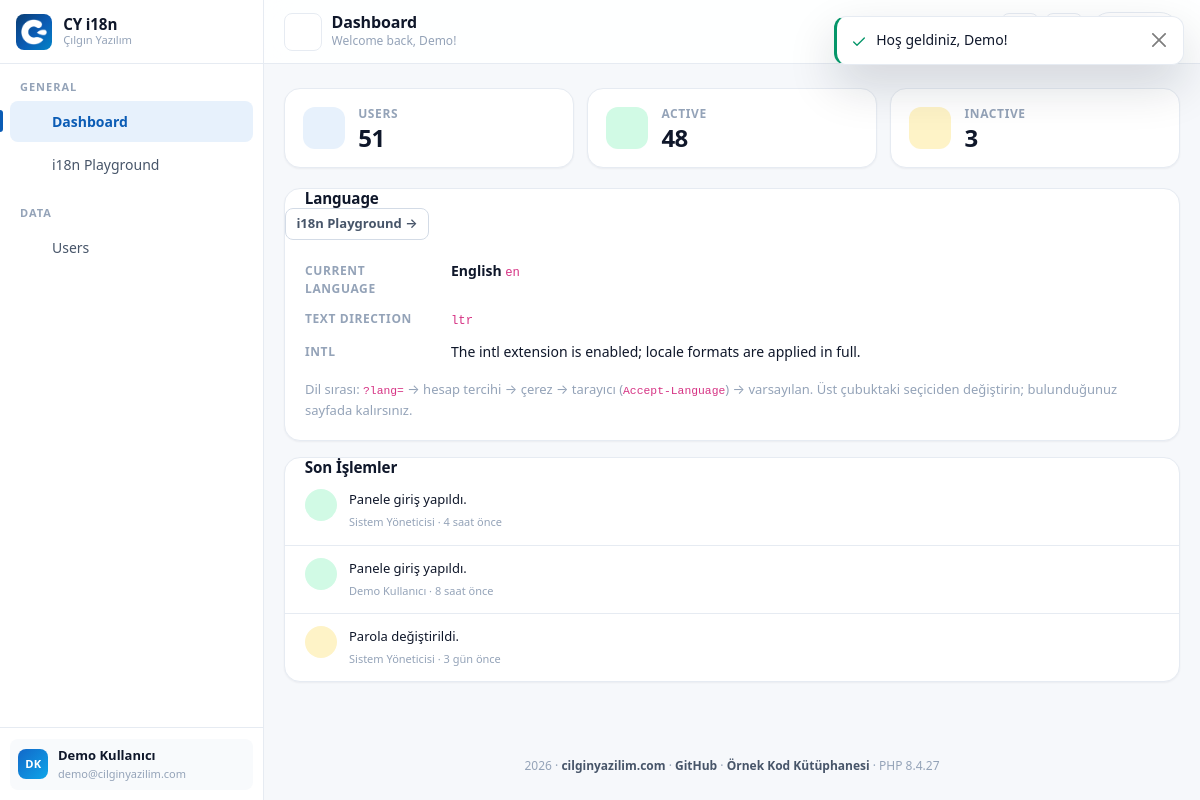
/dashboard (signed in), run on the app's committed database.
### tables this page shows
CREATE TABLE `users` (
  `id`            INT UNSIGNED NOT NULL AUTO_INCREMENT,

  `name`          VARCHAR(150) NOT NULL,
  `surname`       VARCHAR(150) NOT NULL,

   
   
  `email`         VARCHAR(190) NOT NULL,

   
   
   
  `password`      VARCHAR(255) NOT NULL,

   
  `is_active`     TINYINT(1)   NOT NULL DEFAULT 1,

   
   
  `theme`         ENUM('light','dark') NOT NULL DEFAULT 'light',

  `last_login_at` DATETIME     NULL DEFAULT NULL,
  `created_at`    TIMESTAMP    NOT NULL DEFAULT CURRENT_TIMESTAMP,
  `updated_at`    TIMESTAMP    NULL DEFAULT NULL,

  PRIMARY KEY (`id`),

   
   
   
  UNIQUE KEY `uk_users_email` (`email`),

   
   
   
  KEY `idx_users_name`    (`name`),
  KEY `idx_users_surname` (`surname`),
  KEY `idx_users_active`  (`is_active`),
  KEY `idx_users_created` (`created_at`)
);

CREATE TABLE `activity_log` (
  `id`          BIGINT UNSIGNED NOT NULL AUTO_INCREMENT,

   
  `user_id`     INT UNSIGNED NULL DEFAULT NULL,

  `action`      VARCHAR(40)  NOT NULL,
  `description` VARCHAR(255) NOT NULL DEFAULT '',
  `ip`          VARCHAR(45)  NOT NULL DEFAULT '',
  `created_at`  DATETIME     NOT NULL,

  PRIMARY KEY (`id`),
  KEY `idx_log_user`    (`user_id`),
  KEY `idx_log_created` (`created_at`),

   
   
  CONSTRAINT `fk_log_user` FOREIGN KEY (`user_id`)
      REFERENCES `users` (`id`) ON DELETE SET NULL ON UPDATE CASCADE
);

### views/dashboard/index.php (the view, shortened to what the rows shown need)
<?php
$actionStyle = static function (string $action): array {
    return match ($action) {
        'login'            => ['logout', 'success'],
        'logout'           => ['logout', 'info'],
        'login_failed'     => ['alert', 'danger'],
        'password_changed' => ['lock', 'warning'],
        default            => ['activity', 'info'],
    };
};
?>
    <?php foreach ($stats as $index => $stat): ?>
                <?= icon($stat['icon']) ?>
    <?php endforeach; ?>
<?php if (is_file(CY_BASE . '/views/dashboard/_feature.php')): ?>
    <?php View::partial('dashboard/_feature'); ?>
<?php endif; ?>
<div class="cy-card mt-3">
    <div class="cy-card__head">
        <h2 class="cy-section-title"><?= icon('activity', 'cy-icon cy-icon--sm') ?> Son İşlemler</h2>
    </div>
    <div class="cy-card__body cy-card__body--flush">
        <div class="cy-timeline">
            <?php foreach ($activity as $row): ?>
                <?php [$actionIcon, $tone] = $actionStyle((string) $row['action']); ?>
                <div class="cy-timeline__item">
                    <span class="cy-timeline__icon cy-timeline__icon--<?= e($tone) ?>">
                        <?= icon($actionIcon, 'cy-icon cy-icon--sm') ?>
                    </span>
                    <div class="cy-timeline__body">
                        <p class="cy-timeline__text"><?= e($row['description']) ?></p>
                        <span class="cy-timeline__meta">
                            <?php
                            $who = trim((string) ($row['name'] ?? '') . ' ' . (string) ($row['surname'] ?? ''));
                            ?>
                            <?= e($who !== '' ? $who : 'Bilinmeyen') ?> ·
                            <?= e(human_date((string) $row['created_at'])) ?>
                        </span>
                    </div>
                </div>
            <?php endforeach; ?>
        </div>
    </div>
</div>

### app/Support/helpers.php (shortened to what the rows shown need)
<?php
if (!function_exists('e')) {
    function e(mixed $value): string
    {
        return htmlspecialchars((string) $value, ENT_QUOTES | ENT_SUBSTITUTE, 'UTF-8');
    }
}
if (!function_exists('human_date')) {
    function human_date(?string $value): string
    {
        $timestamp = strtotime($value);
        $diff = time() - $timestamp;
        return match (true) {
            $diff < 60        => 'az önce',
            $diff < 3600      => (int) ($diff / 60) . ' dakika önce',
            $diff < 86400     => (int) ($diff / 3600) . ' saat önce',
            $diff < 604800    => (int) ($diff / 86400) . ' gün önce',
            default           => date('d.m.Y H:i', $timestamp),
        };
    }
}
if (!function_exists('icon')) {
    function icon(string $name, string $class = 'cy-icon'): string
    {
        $body = $paths[$name] ?? $paths['alert'];
        return '<svg class="' . e($class) . '" viewBox="0 0 24 24" fill="none" stroke="currentColor"'
             . ' stroke-width="1.8" stroke-linecap="round" stroke-linejoin="round"'
             . ' aria-hidden="true" focusable="false">' . $body . '</svg>';
    }
}

### views/partials/sidebar.php (shortened to what the rows shown need)
<?php
$user = $currentUser ?? null;
?>
<aside class="cy-sidebar" id="cy_sidebar" aria-label="Ana gezinme">
    <?php if ($user !== null): ?>
        <div class="cy-sidebar__footer">
            <div class="cy-side-user">
                <span class="cy-avatar cy-avatar--sm cy-avatar--initial"><?= e($user->initials()) ?></span>
                <span class="cy-side-user__info">
                    <span class="cy-side-user__name"><?= e($user->fullName()) ?></span>
                    <span class="cy-side-user__role"><?= e($user->email) ?></span>
                </span>
            </div>
        </div>
    <?php endif; ?>
</aside>

### data on the page
users: $user->initials() "DK", $user->fullName() "Demo Kullanıcı", email "demo@cilginyazilim.com"
activity_log: description "Panele giriş yapıldı.", user.surname "Sistem Yöneticisi", created_at "4 saat önce"
activity_log: description "Panele giriş yapıldı.", user.surname "Demo Kullanıcı", created_at "8 saat önce"
activity_log: description "Parola değiştirildi.", user.surname "Sistem Yöneticisi", created_at "3 gün önce"

### other printed values
$appName "CY i18n"
$appBrand "Çılgın Yazılım"
te($group['label']) "GENERAL"
te($item['label']) "Dashboard"
te($item['label']) "i18n Playground"
te($group['label']) "DATA"
te($item['label']) "Users"
$pageTitle "Dashboard"
$pageSubtitle "Welcome back, Demo!"
$stat['label'] "USERS"
$stat['value'] "51"
$stat['label'] "ACTIVE"
$stat['value'] "48"
$stat['label'] "INACTIVE"
$stat['value'] "3"
